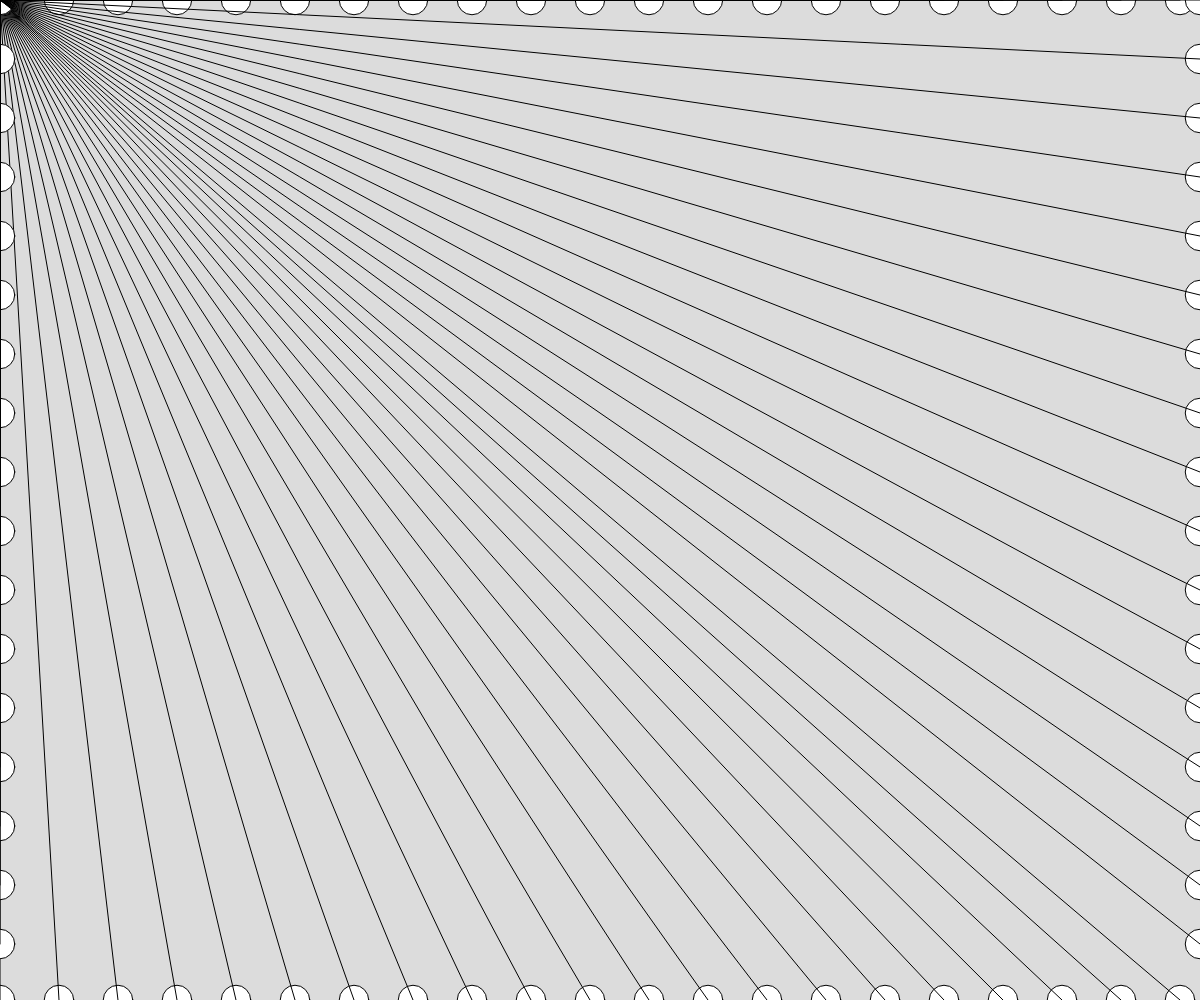
Frame 1 (no input)
Frame 60 (no input): identical to frame 1, image omitted
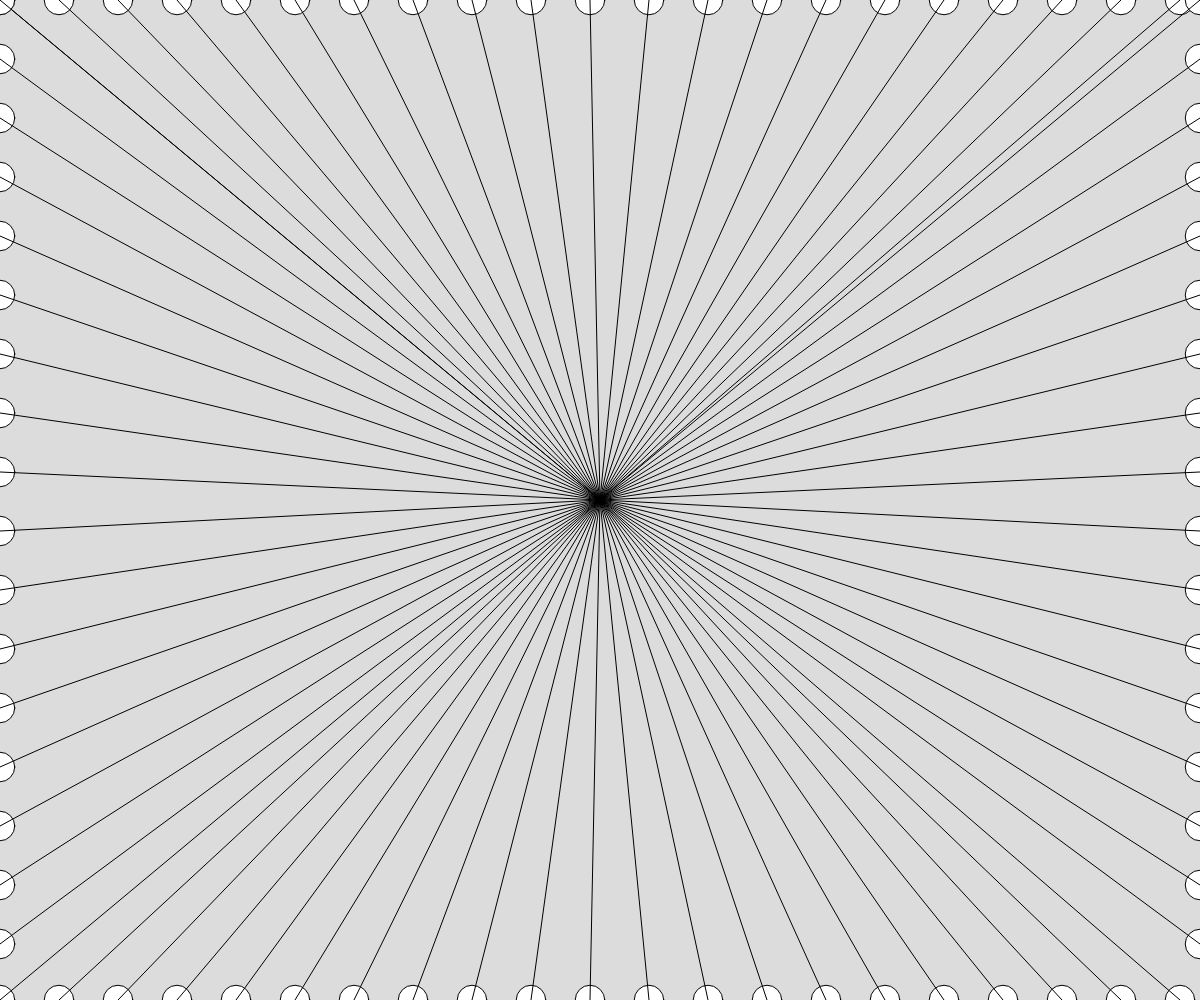
Frame 120 (the mouse pressed at the canvas centre since frame 60)

The p5.js sketch that drew these frames (run headless with seeded random() and noise() and a simulated clock; from frame 60 on, the mouse is pressed at the canvas centre):

// p5.js sketch
// ── sketch.js
// Drawing with Single Loops
// Elijah Biebrick
// 9/25/26
// 
// idk bro id rather be at home playing White Knuckle rn
let mappedJ = 0;

async function setup() {
  createCanvas(windowWidth, windowHeight);
}
function worm(y, size){
  //use this function to draw a line of circles
  //y = (number) height at which to draw the line
  //size = (number) diameter of each circle
  for(let x = 0; x < width;){
    circle(x,y,size);
    line(x, y, mouseX, mouseY);
    x += size * 2;
  }
}

function wormVertical(x, size){
  //use this function to draw a line of circles
  //y = (number) height at which to draw the line
  //size = (number) diameter of each circle
  for(let y = 0; y < height;){
    circle(x,y,size);
    line(x, y, mouseX, mouseY);
    y += size * 2;
  }
}

function draw() {
  background(220);
  worm(0, 29.5);
  worm(height, 29.5);
  wormVertical(0, 29.5);
  wormVertical(width, 29.5);
  //screen updated here
}
